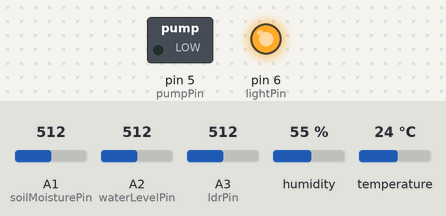
Bench run of a sketch on a simulated Arduino Uno, built with avr-gcc and run on an emulated ATmega328P. Shown: switched loads named in the sketch (green lamp = pin HIGH), output pins drawn as LEDs (lit = HIGH). Inputs (shaded band) come from the test bench; at power-on: A3 (ldrPin) = 512, A1 (soilMoisturePin) = 512, A2 (waterLevelPin) = 512, humidity 55 %, temperature 24 °C. What the sketch prints to the serial monitor is not drawn.

Above: at 1.2 s.
1.3 s: A3 (ldrPin) set to 376
6.5 s: A3 (ldrPin) set to 358
At 7.4 s:
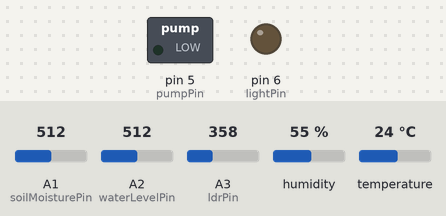
11.0 s: A3 (ldrPin) set to 716
At 12.0 s:
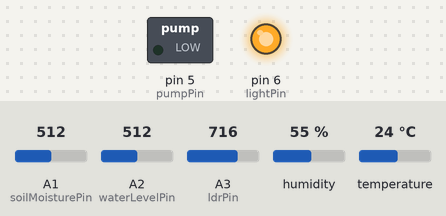
12.5 s: A3 (ldrPin) set to 306
At 13.2 s:
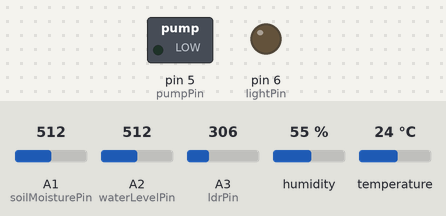
Timing chart, 0 to 15.0 s (numbered marks = the images above; inputs shaded):
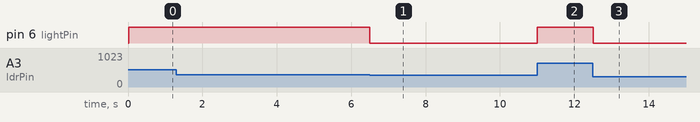

The sketch:

UNO_V2.ino
```cpp
#include <SoftwareSerial.h>
#include <DHT.h>

#define DHTPIN 4
#define DHTTYPE DHT11
DHT dht(DHTPIN, DHTTYPE);

int soilMoisturePin = A1;
int waterLevelPin = A2;
int ldrPin = A3;
int pumpPin = 5;
int lightPin = 6;

SoftwareSerial espSerial(2, 3); // RX, TX to ESP8266

unsigned long previousMillis = 0;
const long interval = 5000; // 60秒傳一次資料

// 閾值（可由 ESP8266 下發更新）
int soilHumidity = 40; // 土壤濕度閾值 (%)
int lightLimit = 65;   // 光照強度閾值 (%)
int waterTask = 0;
void setup() {
  Serial.begin(9600);
  espSerial.begin(9600);
  dht.begin();

  pinMode(pumpPin, OUTPUT);
  pinMode(lightPin, OUTPUT);

  Serial.println("✅ UNO 開始工作");
}

void loop() {
  // ---------------- 接收 ESP8266 指令 ----------------
  if (espSerial.available()) {
    String response = espSerial.readStringUntil('\n');
    response.trim();
    int commaIndex = response.indexOf(',');

    if (commaIndex > 0) {
      int caseswitch = response.substring(0, commaIndex).toInt();
      int condition = response.substring(commaIndex + 1).toInt();

      switch (caseswitch) {
        case 1:
          soilHumidity = condition;
          Serial.print("✅ 更新土壤濕度目標值: ");
          Serial.println(soilHumidity);
          break;
        case 2:
          lightLimit = condition;
          Serial.print("✅ 更新光照限制目標值: ");
          Serial.println(lightLimit);
          break;
        case 3:
          watering();
          break;
        case 4:
          waterTask = condition;
          break;
        default:
          Serial.println("⚠️ 收到未知指令，忽略");
          break;
      }
    }
  }

  // ---------------- 感測器讀值 ----------------
  float temperature = dht.readTemperature();
  float humidity = dht.readHumidity();
  int soilRaw = analogRead(soilMoisturePin);
  int waterRaw = analogRead(waterLevelPin);
  int lightRaw = analogRead(ldrPin);

  if (isnan(temperature) || isnan(humidity)) {
    Serial.println("❌ DHT 感測器讀取失敗");
    return;
  }

  // 轉換為百分比
  float soilPercent = map(soilRaw, 0, 1023, 0, 100);
  float waterPercent = map(waterRaw, 0, 1023, 0, 100);
  float lightPercent = 100 - map(lightRaw, 0, 1023, 0, 100);

  // ---------------- 控制設備 ----------------
  // 自動澆水
  if (soilPercent < soilHumidity && waterPercent > 10 && waterTask == 1) {
    watering();
  }

  // 自動補光
  if (lightPercent < lightLimit) {
    digitalWrite(lightPin, HIGH);
  } else {
    digitalWrite(lightPin, LOW);
  }

  // ---------------- 定時傳資料 ----------------
  unsigned long currentMillis = millis();
  if (currentMillis - previousMillis >= interval) {
    previousMillis = currentMillis;

    String data = String(temperature, 1) + "," +
                  String(humidity, 1) + "," +
                  String(soilPercent, 1) + "," +
                  String(lightPercent, 1);

    espSerial.println(data);
    Serial.println("📤 傳送資料給 ESP8266: " + data);
  }
}

void watering(){
  digitalWrite(pumpPin, HIGH);
  delay(1000);
  digitalWrite(pumpPin, LOW);
  delay(3000);

}
```

Measured:
- the behaviour switches between 369 and 368 on A3 (ldrPin) (found by bisection; images 0 and 1)
- after the input at 1.3 s, every drawn part: stays the same
- after the input at 6.5 s, pin 6 (lightPin): HIGH → LOW at once
- after the input at 11.0 s, pin 6 (lightPin): LOW → HIGH at once
- after the input at 12.5 s, pin 6 (lightPin): HIGH → LOW at once
